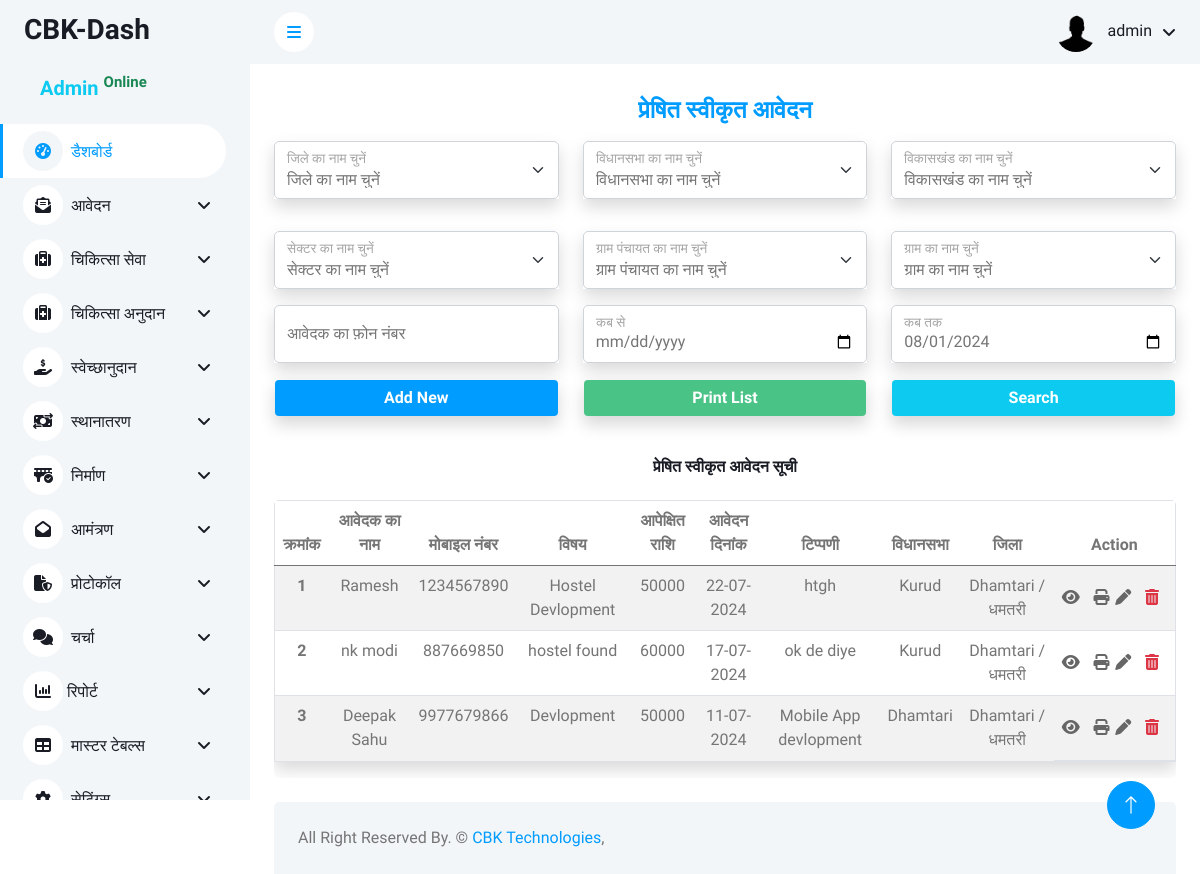
/admin/nirmaan/presit_aavedan.php (signed in), run on an earlier commit of the app's database.
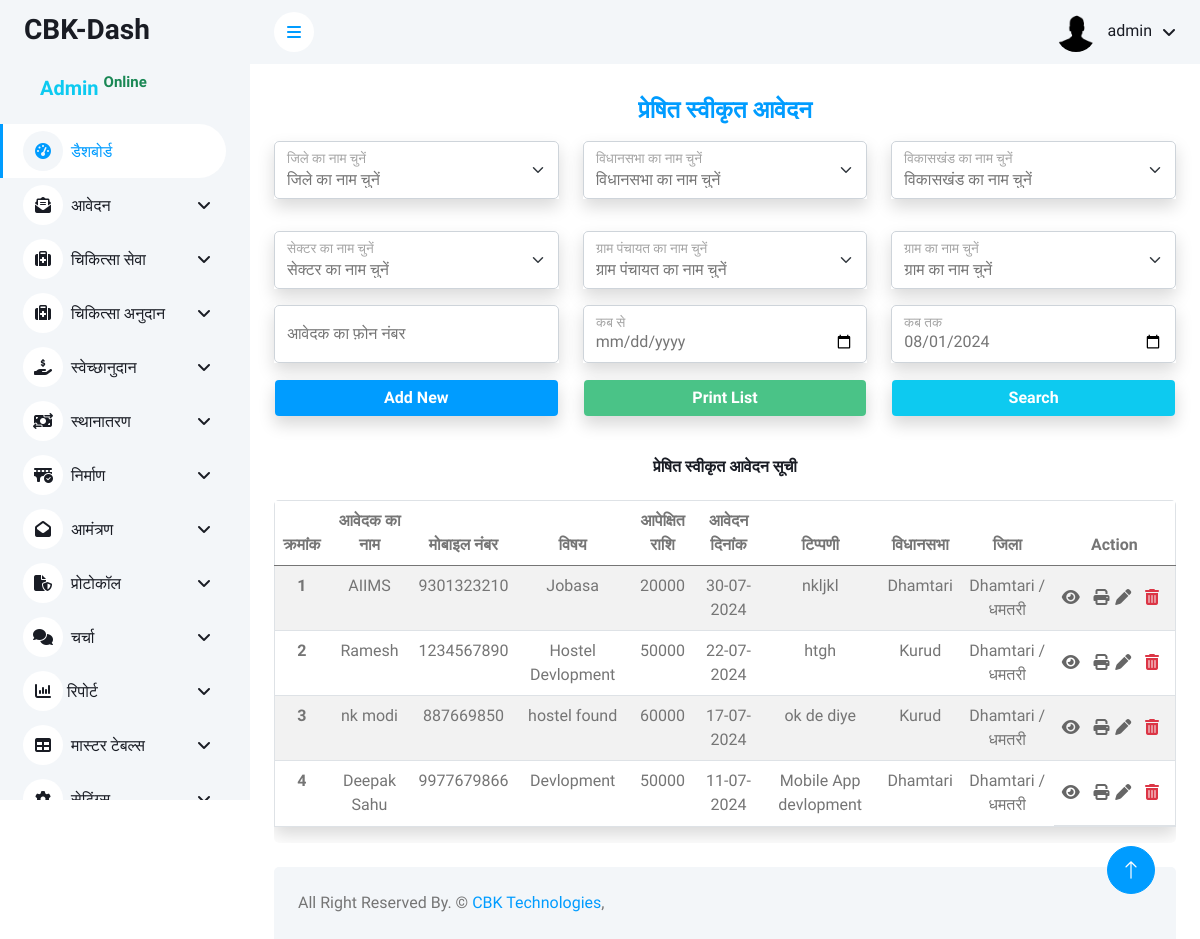
And on a later commit of the database.
### tables this page shows
CREATE TABLE `nirmaan` (
  `id` int(11) NOT NULL,
  `name` varchar(100) NOT NULL,
  `phone_number` varchar(15) NOT NULL,
  `designation` varchar(100) NOT NULL,
  `district_id` int(11) NOT NULL,
  `vidhansabha_id` int(11) NOT NULL,
  `vikaskhand_id` int(11) NOT NULL,
  `sector_id` int(11) NOT NULL,
  `gram_panchayat_id` varchar(100) NOT NULL,
  `gram_id` varchar(100) NOT NULL,
  `subject` varchar(255) NOT NULL,
  `reference` varchar(100) NOT NULL,
  `expectations_amount` int(11) NOT NULL,
  `application_date` date NOT NULL,
  `file_upload` varchar(255) NOT NULL,
  `comment` text NOT NULL,
  `status` int(11) NOT NULL DEFAULT 0 COMMENT '0 = प्राप्त आवेदन\r\n1 = प्रस्तावित आवेदन\r\n2 = स्वीकृत आवेदन \r\n3 = प्रेषित स्वीकृत आवेदन\r\n4 = अस्वीकृत आवेदन ',
  `anumodit_amount` varchar(200) NOT NULL DEFAULT '',
  `aadesh_no` varchar(200) NOT NULL DEFAULT '',
  `anumodit_date` date DEFAULT NULL,
  `view_comment` text NOT NULL,
  `create_date` timestamp NOT NULL DEFAULT current_timestamp(),
  `update_date` timestamp NOT NULL DEFAULT current_timestamp() ON UPDATE current_timestamp(),
  `sveekrt_amount` varchar(200) NOT NULL,
  `sveekrt_no` varchar(100) NOT NULL,
  `sveekrt_comment` text NOT NULL,
  `sveekrt_date` date DEFAULT NULL,
  `yojna_id` int(11) NOT NULL,
  `ptr_sender` varchar(200) NOT NULL,
  `presit_date` date DEFAULT NULL,
  `anudan_prapt_add` varchar(200) NOT NULL
);

CREATE TABLE `vidhansabha_master` (
  `vidhansabha_id` int(11) NOT NULL,
  `vidhansabha_name` varchar(200) NOT NULL,
  `district_id` int(11) NOT NULL
);

CREATE TABLE `district_master` (
  `district_id` int(11) NOT NULL,
  `district_name` varchar(200) NOT NULL
);

### admin/nirmaan/presit_aavedan.php (the view, shortened to what the changed rows need)
<?php include('../config/dbconnection.php') ?>
<?php
$tblname = "nirmaan";
$tblkey = "id";
if ($_SERVER['REQUEST_METHOD'] == 'POST' && isset($_POST['search'])) {
    $district_id = isset($_POST['district_id']) ? $_POST['district_id'] : '';
    $vidhansabha_id = isset($_POST['vidhansabha_id']) ? $_POST['vidhansabha_id'] : '';
    $vikaskhand_id = isset($_POST['vikaskhand_id']) ? $_POST['vikaskhand_id'] : '';
    $sector_id = isset($_POST['sector_id']) ? $_POST['sector_id'] : '';
    $gram_panchayat_id = isset($_POST['gram_panchayat_id']) ? $_POST['gram_panchayat_id'] : '';
    $gram_id = isset($_POST['gram_id']) ? $_POST['gram_id'] : '';
    $phone_number = isset($_POST['phone_number']) ? $_POST['phone_number'] : '';
    $from_date = isset($_POST['from_date']) ? $_POST['from_date'] : '';
    $to_date = isset($_POST['to_date']) ? $_POST['to_date'] : '';
    $sql = "SELECT a.*, d.district_name, v.vidhansabha_name, vk.vikaskhand_name, s.sector_name, gp.gram_panchayat_name, g.gram_name
    FROM swekshanudan a
    LEFT JOIN district_master d ON a.district_id = d.district_id
    LEFT JOIN vidhansabha_master v ON a.vidhansabha_id = v.vidhansabha_id
    LEFT JOIN vikaskhand_master vk ON a.vikaskhand_id = vk.vikaskhand_id
    LEFT JOIN sector_master s ON a.sector_id = s.sector_id
    LEFT JOIN gram_panchayat_master gp ON a.gram_panchayat_id = gp.gram_panchayat_id
    LEFT JOIN gram_master g ON a.gram_id = g.gram_id
    WHERE a.status=3";
    if (!empty($district_id)) {
        $sql .= " AND a.district_id = '" . mysqli_real_escape_string($conn, $district_id) . "'";
    }
    if (!empty($vidhansabha_id)) {
        $sql .= " AND a.vidhansabha_id = '" . mysqli_real_escape_string($conn, $vidhansabha_id) . "'";
    }
    if (!empty($vikaskhand_id)) {
        $sql .= " AND a.vikaskhand_id = '" . mysqli_real_escape_string($conn, $vikaskhand_id) . "'";
    }
    if (!empty($sector_id)) {
        $sql .= " AND a.sector_id = '" . mysqli_real_escape_string($conn, $sector_id) . "'";
    }
    if (!empty($gram_panchayat_id)) {
        $sql .= " AND a.gram_panchayat_id = '" . mysqli_real_escape_string($conn, $gram_panchayat_id) . "'";
    }
    if (!empty($gram_id)) {
        $sql .= " AND a.gram_id = '" . mysqli_real_escape_string($conn, $gram_id) . "'";
    }
    if (!empty($phone_number)) {
        $sql .= " AND phone_number = '" . mysqli_real_escape_string($conn, $phone_number) . "'";
    }
    if (!empty($from_date) && !empty($to_date)) {
        $sql .= " AND application_date BETWEEN '" . mysqli_real_escape_string($conn, $from_date) . "' AND '" . mysqli_real_escape_string($conn, $to_date) . "'";
    }
    $sql .= " ORDER BY id DESC";
} else {
    $sql = "SELECT a.*, d.district_name, v.vidhansabha_name, vk.vikaskhand_name, s.sector_name, gp.gram_panchayat_name, g.gram_name
    FROM $tblname a
    LEFT JOIN district_master d ON a.district_id = d.district_id
    LEFT JOIN vidhansabha_master v ON a.vidhansabha_id = v.vidhansabha_id
    LEFT JOIN vikaskhand_master vk ON a.vikaskhand_id = vk.vikaskhand_id
    LEFT JOIN sector_master s ON a.sector_id = s.sector_id
    LEFT JOIN gram_panchayat_master gp ON a.gram_panchayat_id = gp.gram_panchayat_id
    LEFT JOIN gram_master g ON a.gram_id = g.gram_id
    WHERE a.status=3
    ORDER BY a.id DESC";
}
$fetch = mysqli_query($conn, $sql);
?>
<?php include('../includes/header.php') ?>
<?php include('../includes/navbar.php') ?>
<div class="container-fluid px-4">
    <div class="row">
        <div class="col-sm-12 col-lg-12">
            <div class=" rounded" style="overflow-y: scroll;">
                <table class="table table-striped border shadow">
                    <thead class=" head">
                        <tr class="text-center">
                            <th scope="col">क्रमांक</th>
                            <th scope="col">आवेदक का नाम</th>
                            <th scope="col">मोबाइल नंबर</th>
                            <th scope="col">विषय</th>
                            <th scope="col">आपेक्षित राशि</th>
                            <th scope="col">आवेदन दिनांक</th>
                            <th scope="col">टिप्पणी</th>
                            <th scope="col">विधानसभा</th>
                            <th scope="col">जिला</th>
                            <th scope="col">Action</th>
                        </tr>
                    </thead>
                    <tbody>
        <?php
        $i = 1;
        while ($row = mysqli_fetch_array($fetch)) {
        ?>
            <tr class=" text-center">
                <th scope="row"><?= $i++ ?></th>
                <td><?= $row['name'] ?></td>
                <td><?= $row['phone_number'] ?></td>
                <td><?= $row['subject'] ?></td>
                <td><?= $row['expectations_amount'] ?></td>
                <td><?= date("d-m-Y", strtotime($row['application_date'])) ?></td>
                <td><?= $row['comment'] ?></td>
                <td><?= $row['vidhansabha_name'] ?></td>
                <td><?= $row['district_name'] ?></td>
                <td class="action">
                    <a href="#"  onclick="view(<?= $row['id'] ?>)"><i class="fas fa-eye me-2 " title="View"></i></a>
                    <a href="#" onclick="window.open('print_presit_details.php?id=<?= $row['id'] ?>','_blank')"><i class="fas fa-solid fa-print" title="Print-Presit"></i></a>
                    <a href="#" onclick="edit(<?= $row['id'] ?>)"><i class="fas fa-pen me-2 " title="Edit"></i></a>
                    <a class="text-danger " href="" onclick="confirmDelete(<?=$row['id']; ?>, '<?php echo $tblname; ?>', '<?=$tblkey?>')"><i class="fas fa-trash-alt me-2 " title="Delete"></i></a>
                </td>
            </tr>
        <?php } ?>
    </tbody>
                </table>
            </div>
        </div>
    </div>
</div>
<?php include('../includes/footer.php'); ?>

What changed in the data, as far as the page shows it:
added nirmaan: name "AIIMS", phone_number "9301323210", subject "Jobasa", expectations_amount "20000", application_date "30-07-2024", comment "nkljkl", vidhansabha.vidhansabha_name "Dhamtari", district.district_name "Dhamtari / धमतरी"
